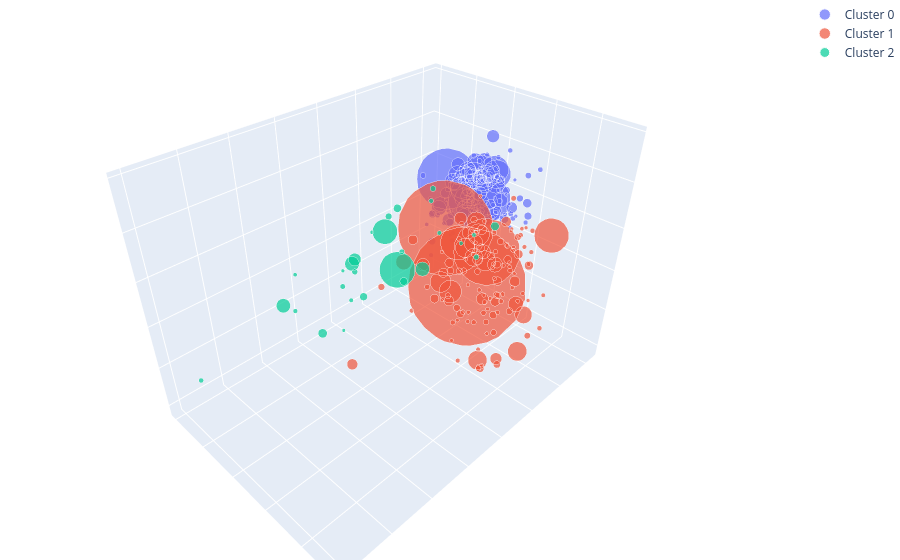

The notebook cell this image was saved under:
### Code cell
import networkx as nx
from defs_graph_plot import (
    build_confidence_rules, build_lift_rules,
    build_lift_graph, build_plot, detect_communities,
    communities_to_dataframe, load_processed
)

# Ab hier immer starten:
data, ranking, pairs = load_processed()  # ← laden

# Regeln
confidence = build_confidence_rules(pairs, data, min_count=10)
lift       = build_lift_rules(pairs, data, min_count=100)

# Graph & Plot
G           = build_lift_graph(pairs, data, ranking, top_n=300, min_count=50, min_lift=2.0)
pos         = nx.spring_layout(G, dim=3, k=0.6, iterations=200, seed=42)
communities = detect_communities(G)
fig         = build_plot(G, pos, ranking, communities=communities)
fig.show()

communities_to_dataframe(communities)

### Figure 1 — Plotly figure (JSON) as saved in the notebook; plotly's stock layout.template omitted (floating-point values rounded to 4 significant figures; data arrays with more than 128 entries replaced by an {"elided": "..."} marker saying what was removed)
{"data": [{"customdata": {"elided": "144 int values"}, "hovertemplate": "Produkt: %{text}<br>Verbindungen: %{customdata:.0f}<extra></extra>", "marker": {"size": {"elided": "144 float values"}}, "mode": "markers", "name": "Cluster 0", "text": {"elided": "144 str values"}, "type": "scatter3d", "x": {"elided": "144 float values"}, "y": {"elided": "144 float values"}, "z": {"elided": "144 float values"}}, {"customdata": [37, 92, 97, 25, 55, 80, 70, 132, 108, 73, 131, 34, 85, 139, 47, 48, 34, 106, 122, 135, 97, 76, 76, 116, 38, 108, 119, 35, 43, 109, 90, 131, 49, 67, 67, 116, 114, 102, 21, 78, 133, 116, 98, 23, 31, 33, 43, 35, 137, 28, 43, 19, 43, 83, 50, 20, 88, 59, 79, 106, 53, 119, 122, 41, 55, 21, 26, 95, 33, 81, 62, 90, 37, 88, 71, 70, 46, 47, 97, 18, 106, 73, 115, 22, 21, 28, 55, 132, 66, 82, 90, 35, 70, 15, 52, 121, 35, 82, 39, 97, 94, 11, 111, 91, 97, 32, 89, 55, 55, 43, 108, 20, 65, 20, 63, 124, 42, 65, 85, 53, 61, 46, 66, 61, 28, 36, 113, 34], "hovertemplate": "Produkt: %{text}<br>Verbindungen: %{customdata:.0f}<extra></extra>", "marker": {"size": [110.9, 40.1, 4.5, 138.1, 40.3, 7.7, 7.2, 6.3, 6.3, 7.8, 4.8, 5, 4.2, 14.3, 11.6, 24.2, 7, 21.3, 4.9, 11, 22, 77.4, 5.8, 22.5, 18, 6.4, 8.3, 10.6, 26.2, 24.9, 4.9, 14.7, 14.5, 8.2, 6.7, 16.2, 4.5, 5, 10.8, 5.4, 17.4, 4.7, 5.7, 7.3, 5.9, 8.4, 5.1, 22.2, 20.8, 22.3, 4.3, 7.7, 4.9, 7.3, 4.3, 5.3, 23.3, 4.4, 7.7, 4.8, 4.6, 6.2, 7.8, 11.1, 10.4, 4.2, 6.8, 7.5, 9.6, 5.3, 5.9, 9.4, 17.8, 4.3, 6.1, 8.7, 20.2, 7.9, 11.4, 8.6, 4.3, 6.1, 4.3, 10.1, 5.8, 5.3, 4.9, 7, 14, 10, 5.1, 5.7, 4.6, 10.4, 4.5, 5.3, 13.6, 5.8, 6.1, 5.7, 10.4, 12.5, 11.7, 4.5, 5.4, 6.2, 12.1, 7.8, 5.2, 4.8, 4.2, 4.4, 5.3, 5.9, 5.6, 9.1, 7.6, 5.3, 6.7, 4.3, 4.5, 5.1, 4.8, 4.5, 5, 4.2, 4.3, 4.4]}, "mode": "markers", "name": "Cluster 1", "text": ["Bag of Organic Bananas", "Organic Raspberries", "Mini Original Babybel Cheese", "Banana", "Organic Whole Milk", "Total Greek Strained Yogurt", "Watermelon Chunks", "Organic Bosc Pear", "Organic Unsalted Butter", "Organic Fat Free Milk", "Lemon Hummus", "Roasted Red Pepper Hummus", "1% Lowfat Milk", "Organic D'Anjou Pears", "Clementines, Bag", "Seedless Red Grapes", "Gala Apples", "Organic Gala Apples", "Original Veggie Straws", "Organic Bartlett Pear", "Organic Large Extra Fancy Fuji Apple", "Organic Strawberries", "Marinara Sauce", "Organic Baby Carrots", "Organic Blackberries", "Organic Green Seedless Grapes", "Organic Roasted Turkey Breast", "Granny Smith Apples", "Organic Fuji Apple", "Apple Honeycrisp Organic", "Sea Salt Pita Chips", "Organic Kiwi", "Unsweetened Almondmilk", "Organic Milk", "Total 2% All Natural Greek Strained Yogurt with Honey", "Organic Peeled Whole Baby Carrots", "Organic Turkey Bacon", "Organic Beef Hot Dogs", "2% Reduced Fat Milk", "Chicken & Maple Breakfast Sausage", "Organic Whole String Cheese", "Organic AppleApple", "YoKids Squeezers Organic Low-Fat Yogurt, Strawberry", "Original Orange Juice", "Oven Roasted Turkey Breast", "Pure Sparkling Water", "Sparkling Water Berry", "Sparkling Water Grapefruit", "Original Hummus", "Organic Half & Half", "Original Pure Creamy Almond Milk", "Unsweetened Vanilla Almond Milk", "Total 2% All Natural Plain Greek Yogurt", "Lightly Salted Baked Snap Pea Crisps", "Sea Salt & Vinegar Potato Chips", "Fridge Pack Cola", "Honeycrisp Apple", "Organic Salted Butter", "Red Raspberries", "Sourdough Bread", "XL Emerald White Seedless Grapes", "Organic Yellow Peaches", "Shredded Mild Cheddar Cheese", "100% Raw Coconut Water", "Bartlett Pears", "Orange Sparkling Water", "Organic 2% Reduced Fat Milk", "Organic Large Grade AA Brown Eggs", "Sparkling Lemon Water", "Organic American Cheese Singles", "Milk, Organic, Vitamin D", "Organic Large Brown Grade AA Cage Free Eggs", "100% Whole Wheat Bread", "Natural Chicken & Sage Breakfast Sausage", "Total 2% Lowfat Greek Strained Yogurt With Blueberry", "Total 2% with Strawberry Lowfat Greek Strained Yogurt", "Half & Half", "Total 0% Nonfat Greek Yogurt", "Grape White/Green Seedless", "Fat Free Milk", "Organic Lowfat 1% Milk", "Uncured Hickory Smoked Sunday Bacon", "Mild Salsa", "Unsweetened Original Almond Breeze Almond Milk", "Lemonade", "Pure Coconut Water", "Trilogy Kombucha Drink", "Cantaloupe", "Organic Reduced Fat 2% Milk", "Organic Sticks Low Moisture Part Skim Mozzarella String Cheese", "Roasted Turkey Breast", "Original No Pulp 100% Florida Orange Juice", "Pretzel Crisps Original Deli Style Pretzel Crackers", "Whole Milk", "Raisin Bran Cereal", "Organic Creamy Peanut Butter", "Lime Sparkling Water", "Total 2% Lowfat Greek Strained Yogurt with Peach", "Organic Raw Kombucha Gingerade", "Organic Baby Rainbow Carrots", "Organic Reduced Fat Milk", "Sparkling Natural Mineral Water", "Organic Grade A Free Range Large Brown Eggs", "Large Yellow Flesh Nectarine", "Organic Mexican Blend Finely Shredded Cheese", "Peach Pear Flavored Sparkling Water", "Uncured Genoa Salami", "Honey Nut Cheerios", "Guacamole", "2% Reduced Fat Organic Milk", "Organic Cheese Frozen Pizza", "Grapefruit Sparkling Water", "Vanilla Skyr Nonfat Yogurt", "Creamy Peanut Butter", "Icelandic Style Skyr Blueberry Non-fat Yogurt", "Whipped Cream Cheese", "Total 0% Greek Yogurt", "Total 2% Greek Strained Yogurt with Cherry 5.3 oz", "Organic Bread with 21 Whole Grains", "Bing Cherries", "Organic Whole Grassmilk Milk", "Macaroni & Cheese", "Non Fat Raspberry Yogurt", "Strawberry Preserves", "Orange Juice", "Skim Milk", "Total 2% All Natural Low Fat 2% Milkfat Greek Strained Yogurt", "Original Nooks & Crannies English Muffins"], "type": "scatter3d", "x": [0.294, 0.1824, 0.09266, -0.1499, -0.08929, -0.03868, 0.1346, 0.1017, -0.03483, 0.08, 0.05212, -0.07674, -0.08815, 0.06956, 0.1263, 0.07621, -0.07018, 0.1225, 0.01355, 0.06633, 0.1342, 0.1388, -0.1371, 0.04522, 0.1947, 0.0782, 0.08781, -0.1355, 0.03278, 0.1148, -0.006373, 0.07326, 0.2758, 0.1311, 0.05571, -0.002823, 0.07513, 0.008577, -0.3013, -0.02068, 0.06231, 0.05033, -0.02461, -0.1321, -0.1408, 0.1842, 0.1546, 0.2295, 0.04132, 0.1243, 0.2763, 0.3762, 0.1151, 0.1109, 0.1383, 0.012, -0.08684, 0.05351, 0.06099, -0.1031, -0.0623, 0.06041, -0.1229, 0.3468, -0.0436, 0.07313, -0.1248, 0.09547, 0.1734, -0.041, 0.08508, 0.06486, -0.1361, -0.03916, 0.07674, 0.08369, 0.03018, 0.09516, -0.01778, -0.1758, -0.06237, -0.01899, -0.08323, -0.01054, -0.2131, 0.3042, 0.2695, 0.007529, 0.1696, 0.04109, -0.03083, -0.2269, 0.01926, -0.4353, -0.06936, 0.02556, 0.1377, 0.05975, 0.2996, 0.1039, -0.08973, 0.6156, -0.03838, 0.01999, -0.07656, 0.2086, 0.02803, -0.06726, -0.1526, -0.08653, 0.01011, 0.0183, 0.1609, -0.1032, 0.139, -0.00252, -0.05341, 0.02423, 0.1383, 0.07501, 0.1413, -0.02774, 0.1257, -0.07727, -0.2163, -0.1704, -0.02196, -0.2144], "y": [0.1138, 0.08313, 0.153, -0.1227, 0.289, 0.1114, 0.08378, 0.03264, 0.1498, 0.2008, 0.05923, 0.005391, 0.1278, 0.04081, 0.01385, -0.07584, -0.1526, 0.1082, 0.1268, 0.09835, 0.1209, 0.1776, 0.1811, 0.01153, -0.1668, 0.1595, 0.1638, -0.241, -0.05908, 0.1209, 0.1231, 0.003284, 0.008085, 0.2237, 0.1483, 0.06324, 0.1131, 0.2015, -0.06479, 0.2595, 0.1668, 0.1488, 0.1784, 0.2269, 0.07401, 0.3062, 0.1946, 0.2492, 0.05267, 0.3466, 0.1805, -0.103, 0.105, 0.2281, 0.2154, -0.01024, 0.0144, 0.2153, -0.03885, 0.156, -0.04315, 0.07313, 0.1293, 0.0237, -0.134, 0.1612, 0.06623, 0.08153, 0.2244, 0.2427, 0.2224, 0.09842, 0.1507, 0.2134, 0.1474, 0.1975, 0.2935, 0.03138, 0.02818, -0.1603, 0.1557, 0.2074, 0.1234, -0.178, 0.231, -0.01581, 0.101, 0.02797, 0.2025, 0.1721, 0.14, 0.02081, 0.1245, 0.003083, 0.245, 0.1385, 0.2677, 0.1352, 0.05338, 0.02846, 0.1628, -0.004915, 0.1264, -0.0005355, 0.1183, 0.2414, 0.2373, 0.169, 0.1454, 0.189, 0.1969, -0.04625, 0.113, -0.1436, 0.1512, 0.1763, -0.08642, 0.1757, 0.1475, -0.07669, 0.1364, 0.3304, 0.1121, 0.2127, 0.07203, 0.104, 0.007955, -0.03188], "z": [0.2226, 0.1003, -0.1418, -0.3564, 0.1004, 0.01821, -0.04521, 0.1192, 0.2162, -0.1231, -0.02256, -0.2807, -0.09263, 0.07285, -0.2243, -0.203, -0.3904, 0.08101, -0.05132, 0.1079, 0.1805, 0.08675, 0.05227, -0.0168, -0.09468, 0.1266, 0.03613, -0.3437, -0.264, 0.1192, -0.1305, 0.1189, 0.01448, 0.04842, -0.2929, -0.03268, 0.1525, 0.04134, -0.4973, 0.04642, -0.01115, -0.04054, -0.07413, -0.4271, -0.3374, -0.3298, -0.3443, -0.3158, -0.04225, -0.2779, -0.1412, -0.08914, -0.2816, -0.09314, -0.2635, -0.6232, -0.1358, 0.1557, -0.1385, 0.06525, -0.2724, 0.08919, 0.008722, 0.1563, -0.1963, -0.5, -0.5002, 0.1548, -0.4088, -0.02255, 0.1083, 0.03034, -0.3066, 0.1202, -0.2365, -0.2162, -0.1901, -0.2658, -0.09316, -0.5531, 0.002579, 0.09514, 0.04909, -0.3873, -0.4323, -0.1912, -0.09673, 0.03771, -0.09081, -0.09307, -0.07345, -0.3736, -0.2621, -0.3312, -0.2036, 0.01475, -0.3553, -0.2013, -0.04831, 0.05441, -0.03852, -0.2516, 0.11, -0.08631, -0.01585, -0.3766, -0.06764, -0.2958, -0.04214, -0.2453, -0.03197, -0.5267, -0.2057, -0.5524, -0.2453, -0.01572, -0.2202, -0.2481, -0.01487, -0.06258, 0.2864, -0.112, -0.226, -0.1912, -0.3063, -0.1966, -0.02584, -0.4169]}, {"customdata": [21, 19, 20, 24, 31, 28, 19, 10, 21, 68, 30, 8, 37, 71, 31, 8, 25, 36, 19, 38, 43, 45, 40, 11, 16, 3, 12, 5], "hovertemplate": "Produkt: %{text}<br>Verbindungen: %{customdata:.0f}<extra></extra>", "marker": {"size": [9, 4.2, 16.8, 4.6, 29.2, 41.8, 6.7, 10.5, 14.7, 6.5, 4.6, 16.4, 16.4, 5.4, 7.6, 5.3, 9.9, 5.1, 9, 4.9, 6.3, 6.3, 9.3, 6.1, 5.1, 5.7, 4.1, 4.6]}, "mode": "markers", "name": "Cluster 2", "text": ["Clementines", "Baby Cucumbers", "Raspberries", "Sinfully Sweet Campari Tomatoes", "Organic Blueberries", "Strawberries", "Blackberries", "Soda", "Hass Avocados", "Brussels Sprouts", "Organic Grade A Large Brown Eggs", "Spring Water", "Blueberries", "Organic Banana", "Romaine Hearts", "Sparkling Mineral Water", "Pure Irish Butter", "Hass Avocado", "Vanilla Almond Breeze Almond Milk", "Spinach", "Creamy Almond Butter", "Cherubs Heavenly Salad Tomatoes", "Organic Spring Mix", "Electrolyte Enhanced Water", "Reduced Fat 2% Milk", "Natural Spring Water", "Chocolate Chip Cookies", "Distilled Water"], "type": "scatter3d", "x": [0.2407, 0.3125, 0.2094, 0.1958, 0.2512, 0.06582, 0.195, 0.3885, 0.27, -0.06578, -0.1733, 0.7607, -0.03528, 0.1456, 0.1236, 0.4191, 0.1673, -0.07159, 0.08907, -0.2979, 0.1617, -0.2011, 0.1039, 0.6063, 0.2206, 1, 0.3568, 0.8365], "y": [-0.3541, -0.394, -0.4562, -0.3416, -0.2115, -0.3301, -0.4564, -0.4612, -0.3674, -0.2576, -0.1815, -0.1721, -0.2755, -0.07829, -0.3199, -0.6029, 0.2247, -0.219, -0.2668, -0.2112, -0.2084, -0.1162, -0.2909, -0.04514, -0.4589, -0.3882, -0.3555, 0.02287], "z": [-0.3373, -0.1899, -0.2334, -0.03542, 0.04782, -0.2713, -0.2824, -0.5128, -0.1424, 0.09283, -0.1801, -0.004752, -0.2914, 0.1877, 0.01603, -0.4524, 0.2182, -0.1009, -0.2905, -0.2052, -0.08246, -0.2335, 0.05687, 0.05947, -0.423, -0.3288, -0.4535, 0.2533]}], "layout": {"margin": {"b": 0, "l": 0, "r": 0, "t": 0}, "scene": {"xaxis": {"showticklabels": false, "title": {"text": ""}}, "yaxis": {"showticklabels": false, "title": {"text": ""}}, "zaxis": {"showticklabels": false, "title": {"text": ""}}}, "showlegend": true}}
